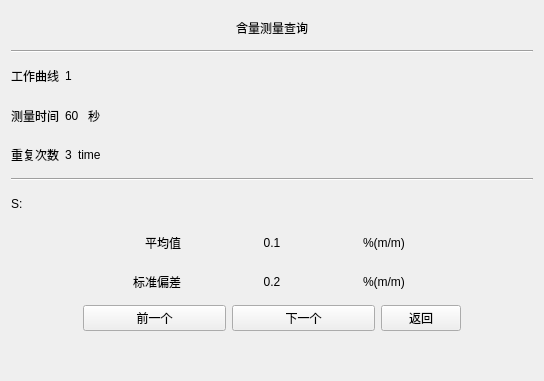
<?xml version="1.0" encoding="UTF-8"?>
<ui version="4.0">
 <class>samplemeasurementquery</class>
 <widget class="QWidget" name="samplemeasurementquery">
  <property name="geometry">
   <rect>
    <x>0</x>
    <y>0</y>
    <width>544</width>
    <height>381</height>
   </rect>
  </property>
  <property name="windowTitle">
   <string>Form</string>
  </property>
  <layout class="QGridLayout" name="gridLayout">
   <item row="0" column="0">
    <layout class="QVBoxLayout" name="verticalLayout">
     <item>
      <widget class="QLabel" name="label">
       <property name="text">
        <string>含量测量查询</string>
       </property>
       <property name="alignment">
        <set>Qt::AlignCenter</set>
       </property>
      </widget>
     </item>
     <item>
      <widget class="Line" name="line">
       <property name="lineWidth">
        <number>1</number>
       </property>
       <property name="midLineWidth">
        <number>0</number>
       </property>
       <property name="orientation">
        <enum>Qt::Horizontal</enum>
       </property>
      </widget>
     </item>
     <item>
      <layout class="QHBoxLayout" name="horizontalLayout_3">
       <item>
        <widget class="QLabel" name="label_2">
         <property name="text">
          <string>工作曲线</string>
         </property>
        </widget>
       </item>
       <item>
        <widget class="QLabel" name="label_curve">
         <property name="text">
          <string>1</string>
         </property>
        </widget>
       </item>
       <item>
        <spacer name="horizontalSpacer">
         <property name="orientation">
          <enum>Qt::Horizontal</enum>
         </property>
         <property name="sizeHint" stdset="0">
          <size>
           <width>40</width>
           <height>20</height>
          </size>
         </property>
        </spacer>
       </item>
       <item>
        <widget class="QLabel" name="label_datetime">
         <property name="text">
          <string/>
         </property>
        </widget>
       </item>
      </layout>
     </item>
     <item>
      <layout class="QHBoxLayout" name="horizontalLayout_2">
       <item>
        <widget class="QLabel" name="label_4">
         <property name="text">
          <string>测量时间</string>
         </property>
        </widget>
       </item>
       <item>
        <widget class="QLabel" name="label_measurement_time">
         <property name="text">
          <string>60 </string>
         </property>
        </widget>
       </item>
       <item>
        <widget class="QLabel" name="label_5">
         <property name="text">
          <string>秒</string>
         </property>
        </widget>
       </item>
       <item>
        <spacer name="horizontalSpacer_2">
         <property name="orientation">
          <enum>Qt::Horizontal</enum>
         </property>
         <property name="sizeHint" stdset="0">
          <size>
           <width>40</width>
           <height>20</height>
          </size>
         </property>
        </spacer>
       </item>
      </layout>
     </item>
     <item>
      <layout class="QHBoxLayout" name="horizontalLayout">
       <item>
        <widget class="QLabel" name="label_6">
         <property name="text">
          <string>重复次数</string>
         </property>
        </widget>
       </item>
       <item>
        <widget class="QLabel" name="label_repeat_time">
         <property name="text">
          <string>3</string>
         </property>
        </widget>
       </item>
       <item>
        <widget class="QLabel" name="label_8">
         <property name="text">
          <string>time</string>
         </property>
        </widget>
       </item>
       <item>
        <spacer name="horizontalSpacer_3">
         <property name="orientation">
          <enum>Qt::Horizontal</enum>
         </property>
         <property name="sizeHint" stdset="0">
          <size>
           <width>40</width>
           <height>20</height>
          </size>
         </property>
        </spacer>
       </item>
      </layout>
     </item>
     <item>
      <widget class="Line" name="line_2">
       <property name="orientation">
        <enum>Qt::Horizontal</enum>
       </property>
      </widget>
     </item>
     <item>
      <layout class="QHBoxLayout" name="horizontalLayout_4">
       <item>
        <widget class="QLabel" name="label_7">
         <property name="text">
          <string>S:</string>
         </property>
        </widget>
       </item>
       <item>
        <spacer name="horizontalSpacer_4">
         <property name="orientation">
          <enum>Qt::Horizontal</enum>
         </property>
         <property name="sizeHint" stdset="0">
          <size>
           <width>40</width>
           <height>20</height>
          </size>
         </property>
        </spacer>
       </item>
      </layout>
     </item>
     <item>
      <layout class="QHBoxLayout" name="horizontalLayout_5">
       <item>
        <widget class="QLabel" name="label_9">
         <property name="text">
          <string>平均值</string>
         </property>
         <property name="alignment">
          <set>Qt::AlignRight|Qt::AlignTrailing|Qt::AlignVCenter</set>
         </property>
        </widget>
       </item>
       <item>
        <widget class="QLabel" name="label_average">
         <property name="text">
          <string>0.1</string>
         </property>
         <property name="alignment">
          <set>Qt::AlignCenter</set>
         </property>
        </widget>
       </item>
       <item>
        <widget class="QLabel" name="label_11">
         <property name="text">
          <string>%(m/m)</string>
         </property>
        </widget>
       </item>
      </layout>
     </item>
     <item>
      <layout class="QHBoxLayout" name="horizontalLayout_6">
       <item>
        <widget class="QLabel" name="label_10">
         <property name="text">
          <string>标准偏差</string>
         </property>
         <property name="alignment">
          <set>Qt::AlignRight|Qt::AlignTrailing|Qt::AlignVCenter</set>
         </property>
        </widget>
       </item>
       <item>
        <widget class="QLabel" name="label_deviation">
         <property name="text">
          <string>0.2</string>
         </property>
         <property name="alignment">
          <set>Qt::AlignCenter</set>
         </property>
        </widget>
       </item>
       <item>
        <widget class="QLabel" name="label_12">
         <property name="text">
          <string>%(m/m)</string>
         </property>
        </widget>
       </item>
      </layout>
     </item>
     <item>
      <layout class="QHBoxLayout" name="horizontalLayout_7" stretch="1,2,2,0,1">
       <item>
        <spacer name="horizontalSpacer_5">
         <property name="orientation">
          <enum>Qt::Horizontal</enum>
         </property>
         <property name="sizeHint" stdset="0">
          <size>
           <width>40</width>
           <height>20</height>
          </size>
         </property>
        </spacer>
       </item>
       <item>
        <widget class="QPushButton" name="pushButton_prev">
         <property name="text">
          <string>前一个</string>
         </property>
        </widget>
       </item>
       <item>
        <widget class="QPushButton" name="pushButton_3">
         <property name="text">
          <string>下一个</string>
         </property>
        </widget>
       </item>
       <item>
        <widget class="QPushButton" name="pushButton_return">
         <property name="text">
          <string>返回</string>
         </property>
        </widget>
       </item>
       <item>
        <spacer name="horizontalSpacer_6">
         <property name="orientation">
          <enum>Qt::Horizontal</enum>
         </property>
         <property name="sizeHint" stdset="0">
          <size>
           <width>40</width>
           <height>20</height>
          </size>
         </property>
        </spacer>
       </item>
      </layout>
     </item>
     <item>
      <layout class="QHBoxLayout" name="horizontalLayout_8">
       <item>
        <widget class="issample" name="widget" native="true"/>
       </item>
       <item>
        <widget class="ispreheat" name="widget_2" native="true"/>
       </item>
       <item>
        <widget class="date_widget" name="widget_3" native="true"/>
       </item>
      </layout>
     </item>
    </layout>
   </item>
  </layout>
 </widget>
 <customwidgets>
  <customwidget>
   <class>date_widget</class>
   <extends>QWidget</extends>
   <header>date_widget.h</header>
   <container>1</container>
  </customwidget>
  <customwidget>
   <class>issample</class>
   <extends>QWidget</extends>
   <header>issample.h</header>
   <container>1</container>
  </customwidget>
  <customwidget>
   <class>ispreheat</class>
   <extends>QWidget</extends>
   <header>ispreheat.h</header>
   <container>1</container>
  </customwidget>
 </customwidgets>
 <resources/>
 <connections/>
</ui>
